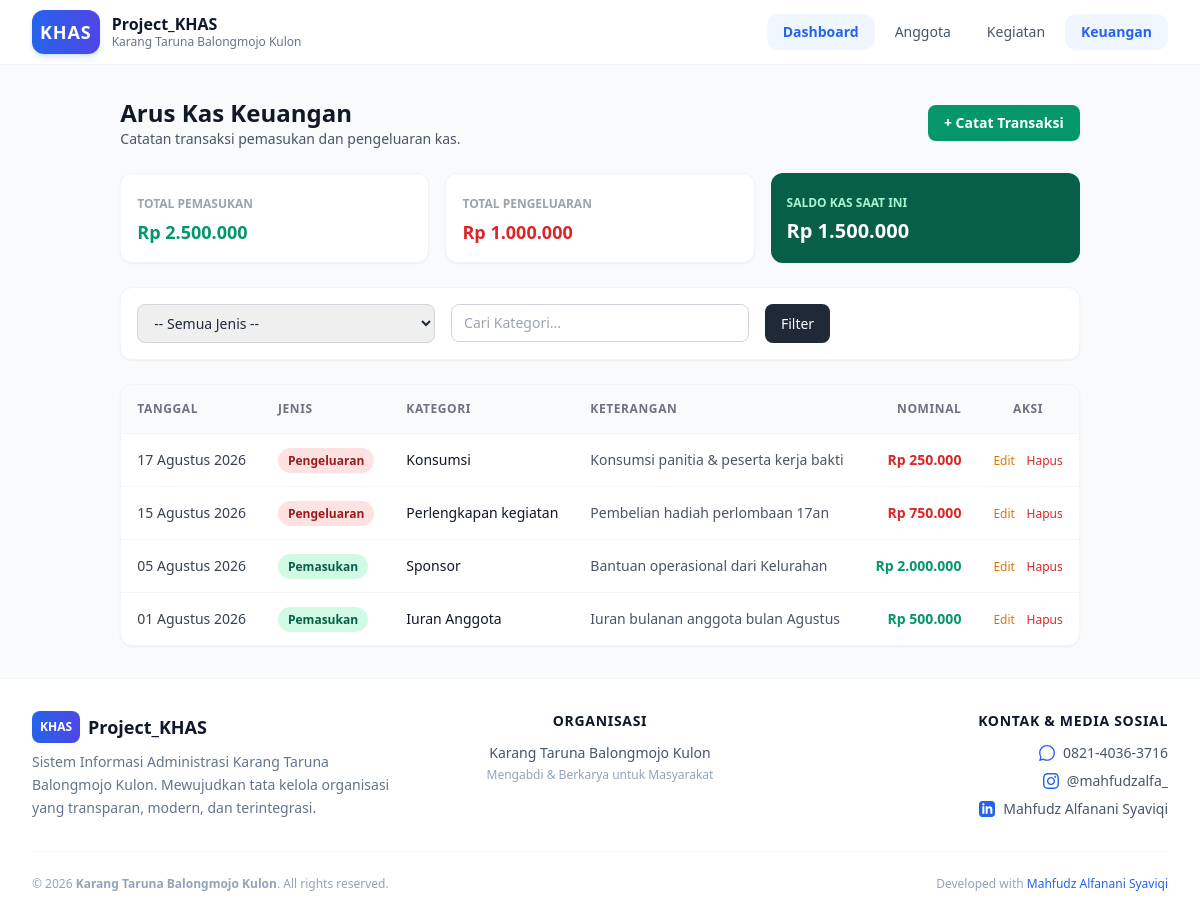
/keuangan/index.php, run on an earlier commit of the app's database.
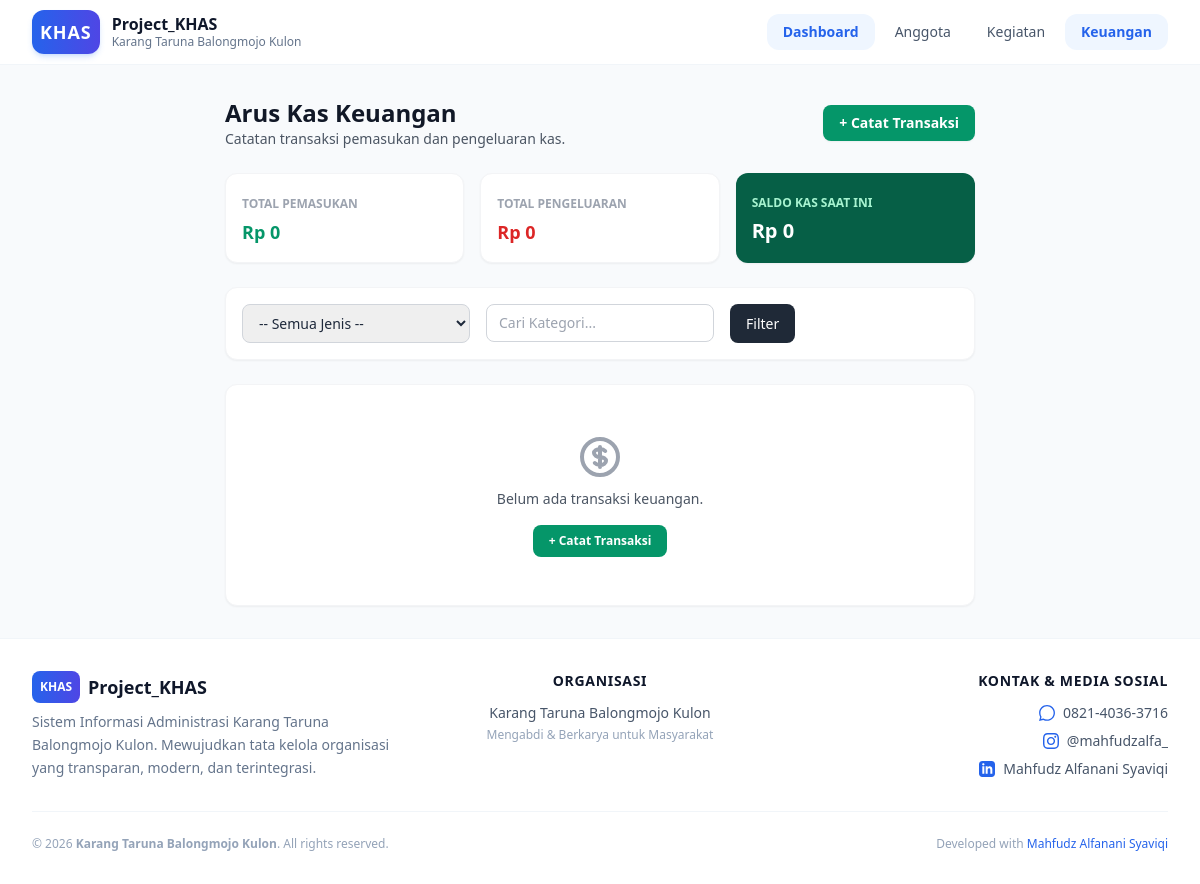
And on a later commit of the database.
### tables this page shows
CREATE TABLE IF NOT EXISTS `keuangan` (
  `id` INT AUTO_INCREMENT PRIMARY KEY,
  `tanggal` DATE NOT NULL,
  `jenis` ENUM('Pemasukan', 'Pengeluaran') NOT NULL,
  `kategori` VARCHAR(50) NOT NULL,
  `keterangan` TEXT NOT NULL,
  `nominal` DECIMAL(12,2) NOT NULL DEFAULT 0.00,
  `created_at` TIMESTAMP DEFAULT CURRENT_TIMESTAMP,
  `updated_at` TIMESTAMP DEFAULT CURRENT_TIMESTAMP ON UPDATE CURRENT_TIMESTAMP
);

### config/database.php (called while the page is built, shortened)
<?php
function base_url($path = '')
{
  return 'http://localhost/Project_Khas/' . ltrim($path, '/');
}
function format_rupiah($angka)
{
  return 'Rp ' . number_format($angka, 0, ',', '.');
}
function format_tanggal($tanggal)
{
  $bulan = [
    1 => 'Januari',
    'Februari',
    'Maret',
    'April',
    'Mei',
    'Juni',
    'Juli',
    'Agustus',
    'September',
    'Oktober',
    'November',
    'Desember'
  ];
  $split = explode('-', $tanggal);
  return $split[2] . ' ' . $bulan[(int)$split[1]] . ' ' . $split[0];
}

### keuangan/index.php (the view, shortened to what the changed rows need)
<?php
require_once __DIR__ . '/../config/database.php';
$query = "SELECT * FROM keuangan WHERE 1=1";
$params = [];
$query .= " ORDER BY tanggal DESC, id DESC";
$stmt = $pdo->prepare($query);
$stmt->execute($params);
$keuangan_list = $stmt->fetchAll();
$tot_masuk = $pdo->query("SELECT SUM(nominal) FROM keuangan WHERE jenis = 'Pemasukan'")->fetchColumn() ?: 0;
$tot_keluar = $pdo->query("SELECT SUM(nominal) FROM keuangan WHERE jenis = 'Pengeluaran'")->fetchColumn() ?: 0;
$saldo = $tot_masuk - $tot_keluar;
require_once __DIR__ . '/../includes/header.php';
require_once __DIR__ . '/../includes/navbar.php';
?>
<main class="max-w-7xl mx-auto px-4 sm:px-6 lg:px-8 py-8 flex-grow">
  <div class="flex flex-col md:flex-row md:items-center justify-between gap-4 mb-6">
    <div>
      <h1 class="text-2xl font-bold text-gray-900">Arus Kas Keuangan</h1>
    </div>
  </div>
  <div class="grid grid-cols-1 sm:grid-cols-3 gap-4 mb-6">
    <div class="bg-white p-4 rounded-xl border border-gray-100 shadow-sm">
      <span class="text-xs font-semibold text-gray-400 uppercase">Total Pemasukan</span>
      <div class="text-lg font-bold text-emerald-600 mt-1"><?= format_rupiah($tot_masuk) ?></div>
    </div>
    <div class="bg-white p-4 rounded-xl border border-gray-100 shadow-sm">
      <span class="text-xs font-semibold text-gray-400 uppercase">Total Pengeluaran</span>
      <div class="text-lg font-bold text-red-600 mt-1"><?= format_rupiah($tot_keluar) ?></div>
    </div>
    <div class="bg-emerald-800 text-white p-4 rounded-xl shadow-sm">
      <span class="text-xs font-semibold text-emerald-200 uppercase">Saldo Kas Saat Ini</span>
      <div class="text-xl font-black mt-1"><?= format_rupiah($saldo) ?></div>
    </div>
  </div>
  <div class="bg-white rounded-xl shadow-sm border border-gray-100 overflow-hidden">
    <?php if (empty($keuangan_list)): ?>
      <div class="text-center py-12 px-4">
        <p class="mt-2 text-sm text-gray-600 font-medium">Belum ada transaksi keuangan.</p>
        <a href="<?= base_url('keuangan/tambah.php') ?>" class="mt-4 inline-block px-4 py-2 bg-emerald-600 text-white text-xs font-semibold rounded-lg hover:bg-emerald-700">+ Catat Transaksi</a>
      </div>
    <?php else: ?>
      <div class="overflow-x-auto">
        <table class="w-full text-left border-collapse text-sm">
          <thead>
            <tr class="bg-gray-50 border-b border-gray-100 text-gray-500 uppercase text-xs tracking-wider">
              <th class="p-4">Tanggal</th>
              <th class="p-4">Jenis</th>
              <th class="p-4">Kategori</th>
              <th class="p-4">Keterangan</th>
              <th class="p-4 text-right">Nominal</th>
              <th class="p-4 text-center">Aksi</th>
            </tr>
          </thead>
          <tbody class="divide-y divide-gray-100">
            <?php foreach ($keuangan_list as $t): ?>
              <tr class="hover:bg-gray-50 transition">
                <td class="p-4 text-gray-700 whitespace-nowrap"><?= format_tanggal($t['tanggal']) ?></td>
                <td class="p-4">
                  <span class="px-2.5 py-1 text-xs rounded-full font-bold <?= $t['jenis'] === 'Pemasukan' ? 'bg-emerald-100 text-emerald-800' : 'bg-red-100 text-red-800' ?>">
                    <?= $t['jenis'] ?>
                  </span>
                </td>
                <td class="p-4 font-medium text-gray-900"><?= htmlspecialchars($t['kategori']) ?></td>
                <td class="p-4 text-gray-600"><?= htmlspecialchars($t['keterangan']) ?></td>
                <td class="p-4 text-right font-bold whitespace-nowrap <?= $t['jenis'] === 'Pemasukan' ? 'text-emerald-600' : 'text-red-600' ?>">
                  <?= format_rupiah($t['nominal']) ?>
                </td>
                <td class="p-4 text-center space-x-2">
                  <a href="<?= base_url('keuangan/edit.php?id=' . $t['id']) ?>" class="text-amber-600 hover:text-amber-800 font-medium text-xs">Edit</a>
                  <button type="button" data-delete-url="<?= base_url('keuangan/hapus.php?id=' . $t['id']) ?>" data-delete-title="Transaksi <?= htmlspecialchars($t['kategori']) ?>" class="btn-delete text-red-600 hover:text-red-800 font-medium text-xs">Hapus</button>
                </td>
              </tr>
            <?php endforeach; ?>
          </tbody>
        </table>
      </div>
    <?php endif; ?>
  </div>
</main>
<?php require_once __DIR__ . '/../includes/footer.php'; ?>

### includes/navbar.php (shortened to what the changed rows need)
<header class="bg-white/90 dark:bg-slate-900/90 backdrop-blur-md border-b border-slate-100 dark:border-slate-800 text-slate-800 dark:text-slate-100 sticky top-0 z-40 transition-colors duration-200">
  <div class="max-w-7xl mx-auto px-4 sm:px-6 lg:px-8">
    <div class="flex items-center justify-between h-16">
      <nav class="hidden md:flex space-x-1">
        <?php
        $current_uri = $_SERVER['REQUEST_URI'];
        $nav_items = [
          'Dashboard' => 'index.php',
          'Anggota'   => 'anggota/index.php',
          'Kegiatan'  => 'kegiatan/index.php',
          'Keuangan'  => 'keuangan/index.php',
        ];
        foreach ($nav_items as $name => $link):
          $full_link = base_url($link);
          $is_active = false;
          if ($link === 'index.php') {
            $is_active = (basename($current_uri) === 'index.php' || basename($current_uri) === 'Project_Khas' || basename($current_uri) === '');
          } else {
            $folder_name = explode('/', $link)[0];
            $is_active = (strpos($current_uri, '/' . $folder_name . '/') !== false);
          }
          $active_class = $is_active
            ? 'bg-blue-50 dark:bg-blue-900/40 text-blue-600 dark:text-blue-400 font-semibold'
            : 'text-slate-600 dark:text-slate-300 hover:bg-slate-100 dark:hover:bg-slate-800 hover:text-slate-900 dark:hover:text-white font-medium';
        ?>
          <a href="<?= $full_link ?>" class="px-4 py-2 rounded-xl text-sm transition-all duration-150 <?= $active_class ?>">
            <?= $name ?>
          </a>
        <?php endforeach; ?>
      </nav>
    </div>
  </div>
</header>

What changed in the data, as far as the page shows it:
removed keuangan: tanggal "17 Agustus 2026", jenis "Pengeluaran", kategori "Konsumsi", keterangan "Konsumsi panitia & peserta kerja bakti", nominal "Rp 250.000"
removed keuangan: tanggal "15 Agustus 2026", jenis "Pengeluaran", kategori "Perlengkapan kegiatan", keterangan "Pembelian hadiah perlombaan 17an", nominal "Rp 750.000"
removed keuangan: tanggal "05 Agustus 2026", jenis "Pemasukan", kategori "Sponsor", keterangan "Bantuan operasional dari Kelurahan", nominal "Rp 2.000.000"
removed keuangan: tanggal "01 Agustus 2026", jenis "Pemasukan", kategori "Iuran Anggota", keterangan "Iuran bulanan anggota bulan Agustus", nominal "Rp 500.000"
Also different on the page:
format_rupiah($tot_masuk): "Rp 2.500.000" → "Rp 0"
format_rupiah($tot_keluar): "Rp 1.000.000" → "Rp 0"
format_rupiah($saldo): "Rp 1.500.000" → "Rp 0"
text no longer shown: "TANGGAL JENIS KATEGORI KETERANGAN NOMINAL AKSI"
text now shown: "Belum ada transaksi keuangan. + Catat Transaksi"
